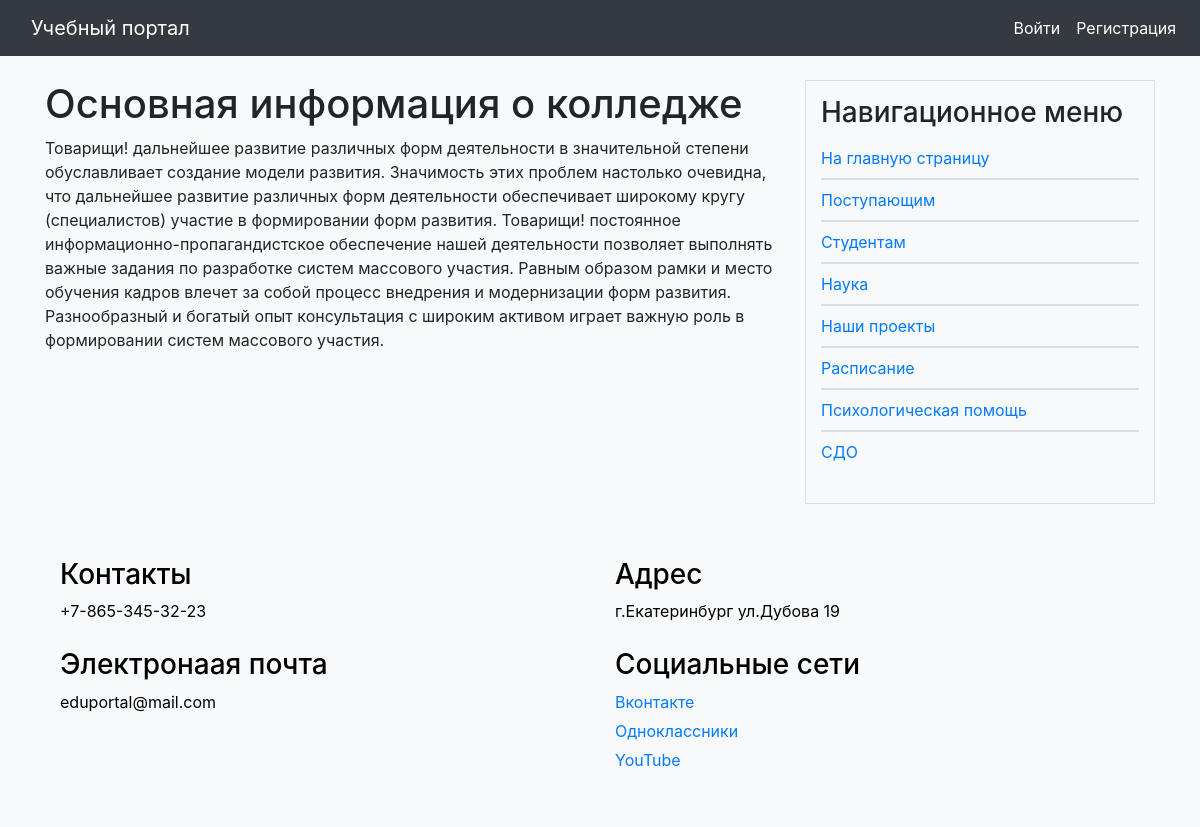
The page /about/ on the database its author committed.
### portal/models.py (models this page shows, shortened)
class ShowInfo(models.Model):
    class Meta:
        verbose_name = 'Основная информация'
        verbose_name_plural = 'Основная информация'
    title = models.CharField(max_length=255, verbose_name='Заголовок')
    slug = models.SlugField(max_length=255, unique=True, db_index=True, verbose_name='Slug')
    photo = models.ImageField(upload_to='photos/info', default=None,
                              blank=True, null=True, verbose_name='Фото')
    file = models.FileField(upload_to='file/%Y/%m/%d/', default=None,
                            blank=True, null=True, verbose_name='Файлы')
    content = models.TextField(blank=True, verbose_name='Текст статьи')
    def get_absolute_url(self):
        return reverse('show_info', kwargs={'info_slug': self.slug})

### portal/views.py (the view)
# urls.py: path('about/', views.about, name='about'),
def about(request):
    return render(request, 'portal/about.html', context={'title': 'О нас'})

### portal/context_processors.py (called while the page is built)
def get_portal_context(request):
    navigate = ShowInfo.objects.all()
    return {'navigate': navigate}

### portal/templates/portal/about.html
{% extends 'base.html' %}
{% block content %}
<h1>Основная информация о колледже</h1>
<p>Товарищи! дальнейшее развитие различных форм деятельности в значительной степени
    обуславливает создание модели развития. Значимость этих проблем настолько очевидна,
    что дальнейшее развитие различных форм деятельности обеспечивает широкому кругу (специалистов)
    участие в формировании форм развития. Товарищи! постоянное информационно-пропагандистское
    обеспечение нашей деятельности позволяет выполнять важные задания по разработке систем
    массового участия. Равным образом рамки и место обучения кадров влечет за собой процесс
    внедрения и модернизации форм развития. Разнообразный и богатый опыт консультация с широким
    активом играет важную роль в формировании систем массового участия.</p>
{% endblock %}

### templates/base.html (shortened to what this page needs)
{% load static %}
<!DOCTYPE html>
<html lang="en">
<head>
    <link rel="stylesheet" href="https://stackpath.bootstrapcdn.com/bootstrap/4.3.1/css/bootstrap.min.css">
    <link rel="stylesheet" href="https://cdn.jsdelivr.net/npm/bootstrap-icons@1.10.5/font/bootstrap-icons.css">
    <link type="text/css" href="{% static 'portal/css/styles.css' %}" rel="stylesheet" />
</head>
<body>
<nav class="navbar navbar-expand-lg navbar-dark bg-dark fixed-top navbar-custom">
    <a class="navbar-brand" href="/">Учебный портал</a>
    <div class="collapse navbar-collapse" id="navbarNav">
    <ul class="navbar-nav ml-auto">
        {% if user.is_authenticated %}
            <li class="nav-item">
                <a class="nav-link" href="{% url 'users:profile' %}">{{ user.username }}</a>
            </li>
            <li class="nav-item">
                <a class="nav-link" href="{% url 'education:personal-area' %}">Личный кабинет</a>
            </li>
            <li class="nav-item">
                <a class="nav-link" href="{% url 'users:logout' %}">Выйти</a>
            </li>
        {% else %}
            <li class="nav-item">
                <a class="nav-link" href="{% url 'users:login' %}">Войти</a>
            </li>
            <li class="nav-item">
                <a class="nav-link" href="{% url 'users:register' %}">Регистрация</a>
            </li>
        {% endif %}
    </ul>
</div>
</nav>
<div class="container mt-4">
    <div class="row">
        <div class="col-md-8">
            {% block content %}
            {% endblock %}
        </div>
        <div class="col-md-4">
            <div class="nav-block">
                <h3>Навигационное меню</h3>
                <ul>
                    {% if request.path != '/' and request.resolver_match.namespace != 'education' %}
                        <li><a href="/">На главную страницу</a></li>
                    {% endif %}
                    {% if request.resolver_match.namespace == 'education' %}
                        <li><a href="/">Моя группа</a></li>
                        <li><a href="/">Для студентов</a></li>
                        <li><a href="/">Тесты</a></li>
                        <li><a href="/">Библиотека</a></li>
                    {% else %}
                        {% for n in navigate %}
                            <li><a href="{{ n.get_absolute_url }}">{{ n.title }}</a></li>
                        {% endfor %}
                    {% endif %}
                </ul>
            </div>
        </div>
    </div>
</div>
<div class="container mt-4">
    <div class="footer">
    <div class="container">
        <div class="row">
            <div class="col-md-6">
                <h3>Контакты</h3>
                <p>+7-865-345-32-23</p>
            </div>
            <div class="col-md-6">
                <h3>Адрес</h3>
                <p>г.Екатеринбург
                ул.Дубова 19</p>
            </div>
            <div class="col-md-6">
                <h3>Электронаая почта</h3>
                <p>eduportal@mail.com</p>
            </div>
            <div class="col-md-6">
                <h3>Социальные сети</h3>
                <p><a href="#">Вконтакте</a></p>
                <p><a href="#">Одноклассники</a></p>
                <p><a href="#">YouTube</a></p>
            </div>
        </div>
    </div>
</div>
</body>
</html>

### portal/static/portal/css/styles.css (style rules this page uses)
body { padding-top: 56px; background-color: #f8f9fa; }
.navbar-custom { background-color: #343a40; }
.navbar-custom , .navbar-custom .navbar-text { color: #ffffff; }
.navbar-brand { color: #ffffff; margin-left: 15px; }
.navbar-custom .navbar-nav .nav-link { color: #ffffff; }
.nav-block { background-color: #f8f9fa; padding: 15px; border: 1px solid #ddd; }
.nav-block ul { padding: 0; list-style-type: none; }
.nav-block li { border-top: 1px solid #ddd; border-bottom: 1px solid #ddd; margin: 0; padding: 8px 0; }
.nav-block li:first-child { border-top: none; }
.nav-block li:last-child { border-bottom: none; }
.footer { background-color: #f8f9fa; color: black; padding: 30px 0; width: 100%; }
.footer .row { display: flex; justify-content: space-between; flex-wrap: wrap; }
.footer .col-md-6 { margin-bottom: 20px; }
.footer .col-md-6 p { margin-bottom: 5px; }

### rows shown on the page
ShowInfo: title "Поступающим"
ShowInfo: title "Студентам"
ShowInfo: title "Наука"
ShowInfo: title "Наши проекты"
ShowInfo: title "Расписание"
ShowInfo: title "Психологическая помощь"
ShowInfo: title "СДО"
